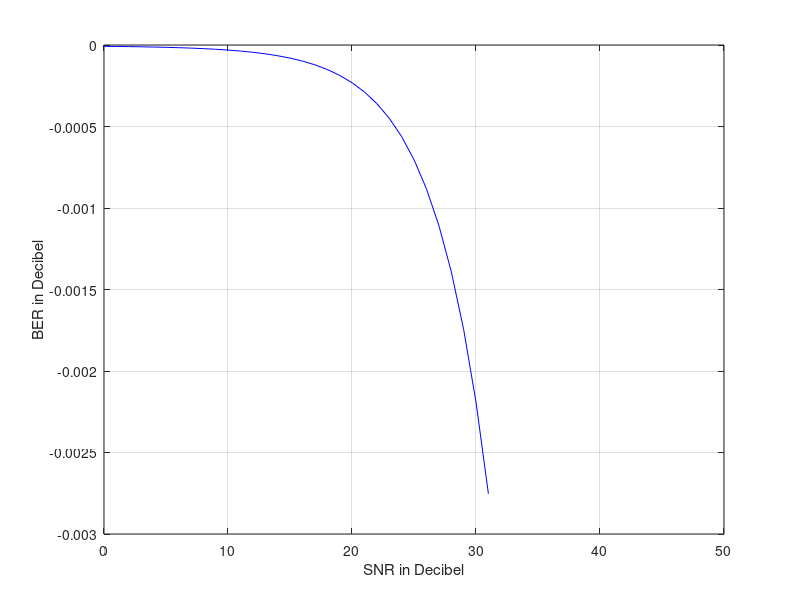

Write MATLAB code to recreate this figure.
clc;
clear all;
N=1000000;     %No. of bits within which error bits are to be calculated
SNRdb=0:1:50;   %Given Data
SNR= 10.^(SNRdb/10);   %SNR In dB
BER= qfunc((SNR).^0.5); % Use of Q in BPSK
BERdb=10*log10(BER);    %Bit Error Rate In decible
BERdb_perbit=BERdb/N;    % Bit Error Rate per bit
plot(SNRdb,BERdb_perbit,'b');
xlabel('SNR in Decibel');
ylabel('BER in Decibel');
grid on;

